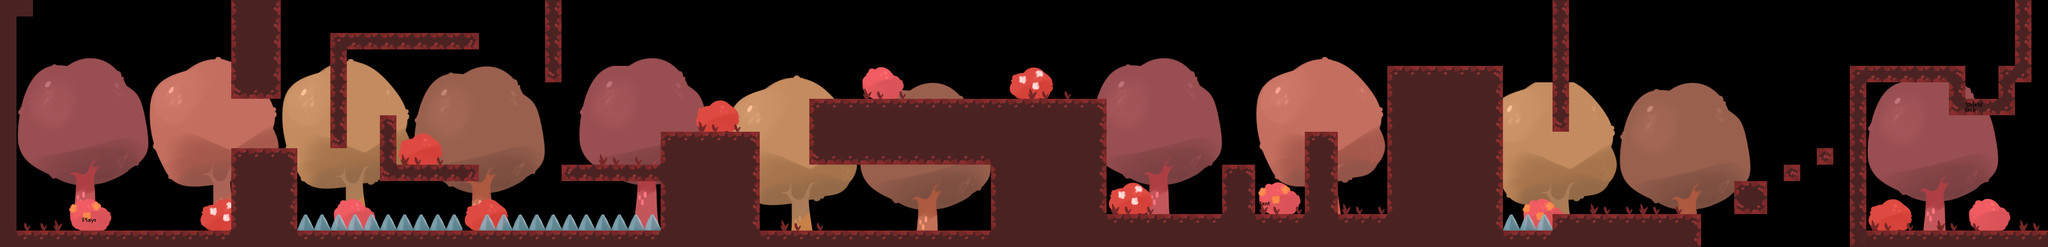

Tiled map render using the project's own tile images. Description and the map definition, with tile-layer contents summarised, below:
An orthogonal 124x15 tile map with 40x40 px tiles, 5 tile layers (Bg1, Bg2, Bg3, Solid Tiles, ...).

<map version="1.0" orientation="orthogonal" renderorder="right-down" width="124" height="15" tilewidth="40" tileheight="40" nextobjectid="1">
 <tileset firstgid="1" name="Tileset" tilewidth="40" tileheight="40" tilecount="540">
  <image source="../images/tileset.png" width="1800" height="480" />
 </tileset>
 <layer name="Bg1" width="124" height="15">
  <data>[1860 cells, 861 non-empty, 309 distinct tile ids]</data>
 </layer>
 <layer name="Bg2" width="124" height="15">
  <data>[1860 cells, 78 non-empty, 24 distinct tile ids]</data>
 </layer>
 <layer name="Bg3" width="124" height="15">
  <data>[1860 cells, 44 non-empty, 3 distinct tile ids]</data>
 </layer>
 <layer name="Solid Tiles" width="124" height="15">
  <data>[1860 cells, 493 non-empty, 16 distinct tile ids]</data>
 </layer>
 <layer name="PCs" width="124" height="15" opacity="0.9">
  <data>[1860 cells, 32 non-empty, 8 distinct tile ids]</data>
 </layer>
</map>
